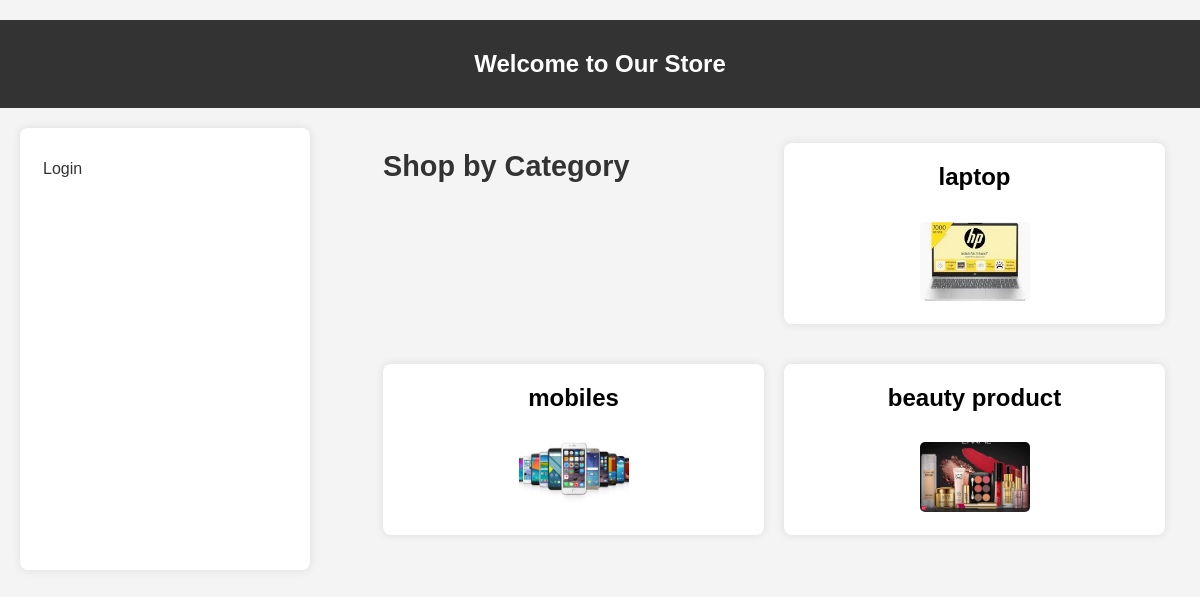
The app's page /, older data.
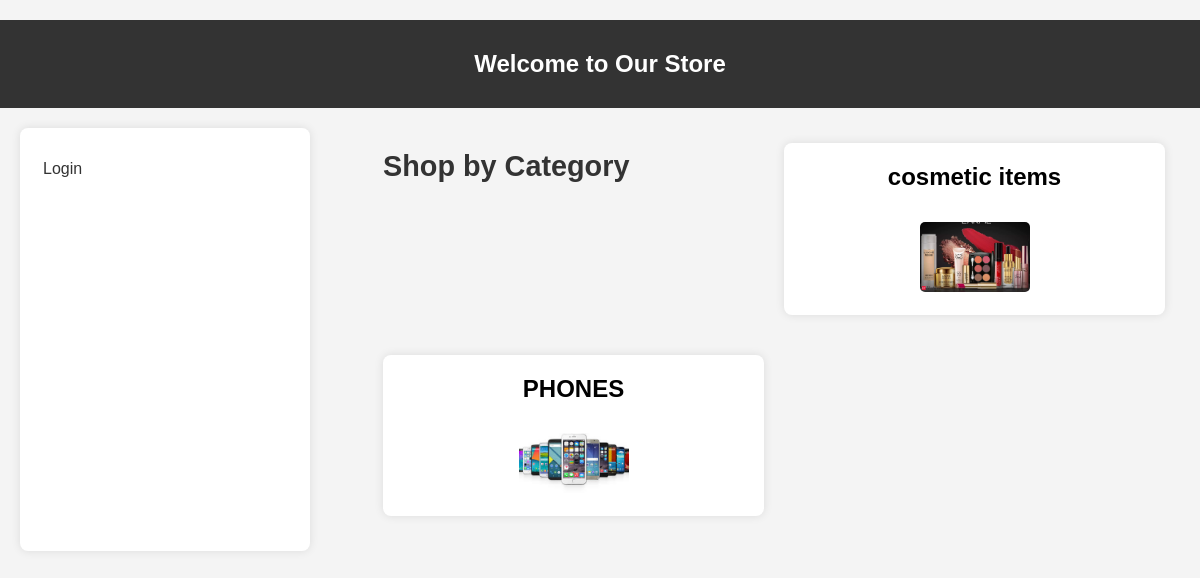
The same page, newer data.
### app/models.py (models this page shows, shortened)
class Category(models.Model):
    name=models.CharField(max_length=27)
    image = models.ImageField(upload_to="category_images/",null=True,blank=True)
    user = models.ForeignKey(User,on_delete=models.CASCADE,null=True)

### app/views.py (the view)
# urls.py: path("",homepage),
def homepage(request):
    categories = Category.objects.all()
    return render(request,"index.html",{"categories":categories})

### templates/index.html (shortened to what this page needs)
{% load static %}
<!DOCTYPE html>
<html lang="en">
<head>
    <link rel="stylesheet" href="{% static 'static.css' %}">
</head>
<body>
    <header>
        <h2>Welcome to Our Store</h2>
    </header>
    <div class="container">
        <div class="sidebar">
            {% if user.is_authenticated %}
                {% if user.profile.is_vendor %}
                    <a href="/create/">Create Category</a>
                {% endif %}
                <a href="/profile/">Profile</a>
                <a href="/logout/">Logout</a>
                <a href="/create_user/">Create User</a>
            {% else %}
                <a href="/login/">Login</a>
            {% endif %}
        </div>
        <section class="category-list">
        <h2>Shop by Category</h2>
            {% for category in categories %}
                <div class="category">
                    <div class="category-item">
                        <h3>
                            <a href="/sub_category/{{ category.id }}">{{ category.name }}</a>
                        </h3>
                        <div class="category-image">
                            {% if category.image %}
                                <img src="{{ category.image.url }}" alt="{{ category.name }}" style="max-width: 110px; height: auto;">
                            {% else %}
                                <p>No image available</p>
                            {% endif %}
                        </div>
                    </div>
                </div>
            {% empty %}
                <p>No categories available.</p>
            {% endfor %}
        </section>
    </div>
</body>
</html>

Row changes from the older to the newer data that the page shows:
removed Category: name "laptop", image (picture)
removed Category: name "mobiles", image (picture)
changed Category: name "beauty product" → "cosmetic items"
added Category: name "PHONES", image (picture)
